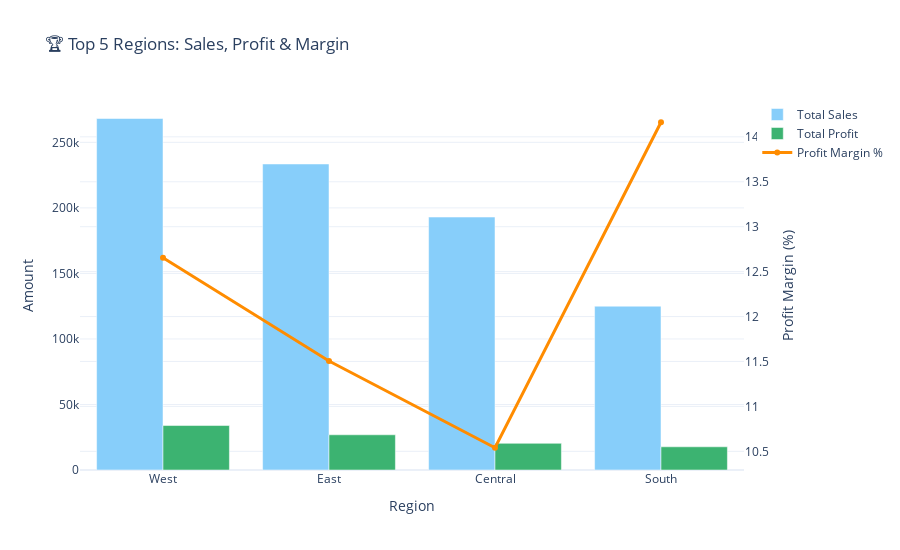

Notebook code cell kept with this figure:
### Code cell
import plotly.graph_objects as go

fig = go.Figure()

fig.add_trace(go.Bar(
    x=df['RegionName'],
    y=df['TotalSales'],
    name='Total Sales',
    marker_color='lightskyblue'
))

fig.add_trace(go.Bar(
    x=df['RegionName'],
    y=df['TotalProfit'],
    name='Total Profit',
    marker_color='mediumseagreen'
))

fig.add_trace(go.Scatter(
    x=df['RegionName'],
    y=df['ProfitMarginPercent'],
    name='Profit Margin %',
    mode='lines+markers',
    yaxis='y2',
    line=dict(color='darkorange', width=3)
))

fig.update_layout(
    title='🏆 Top 5 Regions: Sales, Profit & Margin',
    xaxis=dict(title='Region'),
    yaxis=dict(title='Amount'),
    yaxis2=dict(title='Profit Margin (%)', overlaying='y', side='right'),
    barmode='group',
    template='plotly_white',
    height=550
)

fig.show()

### Figure 1 — Plotly figure (JSON) as saved in the notebook; plotly's stock layout.template omitted (floating-point values rounded to 4 significant figures)
{"data": [{"marker": {"color": "lightskyblue"}, "name": "Total Sales", "type": "bar", "x": ["West", "East", "Central", "South"], "y": [268200.0, 233500.0, 193000.0, 125000.0]}, {"marker": {"color": "mediumseagreen"}, "name": "Total Profit", "type": "bar", "x": ["West", "East", "Central", "South"], "y": [33940.0, 26860.0, 20340.0, 17700.0]}, {"line": {"color": "darkorange", "width": 3}, "mode": "lines+markers", "name": "Profit Margin %", "type": "scatter", "x": ["West", "East", "Central", "South"], "y": [12.65, 11.51, 10.54, 14.16], "yaxis": "y2"}], "layout": {"barmode": "group", "height": 550, "title": {"text": "🏆 Top 5 Regions: Sales, Profit & Margin"}, "xaxis": {"title": {"text": "Region"}}, "yaxis": {"title": {"text": "Amount"}}, "yaxis2": {"overlaying": "y", "side": "right", "title": {"text": "Profit Margin (%)"}}}}
